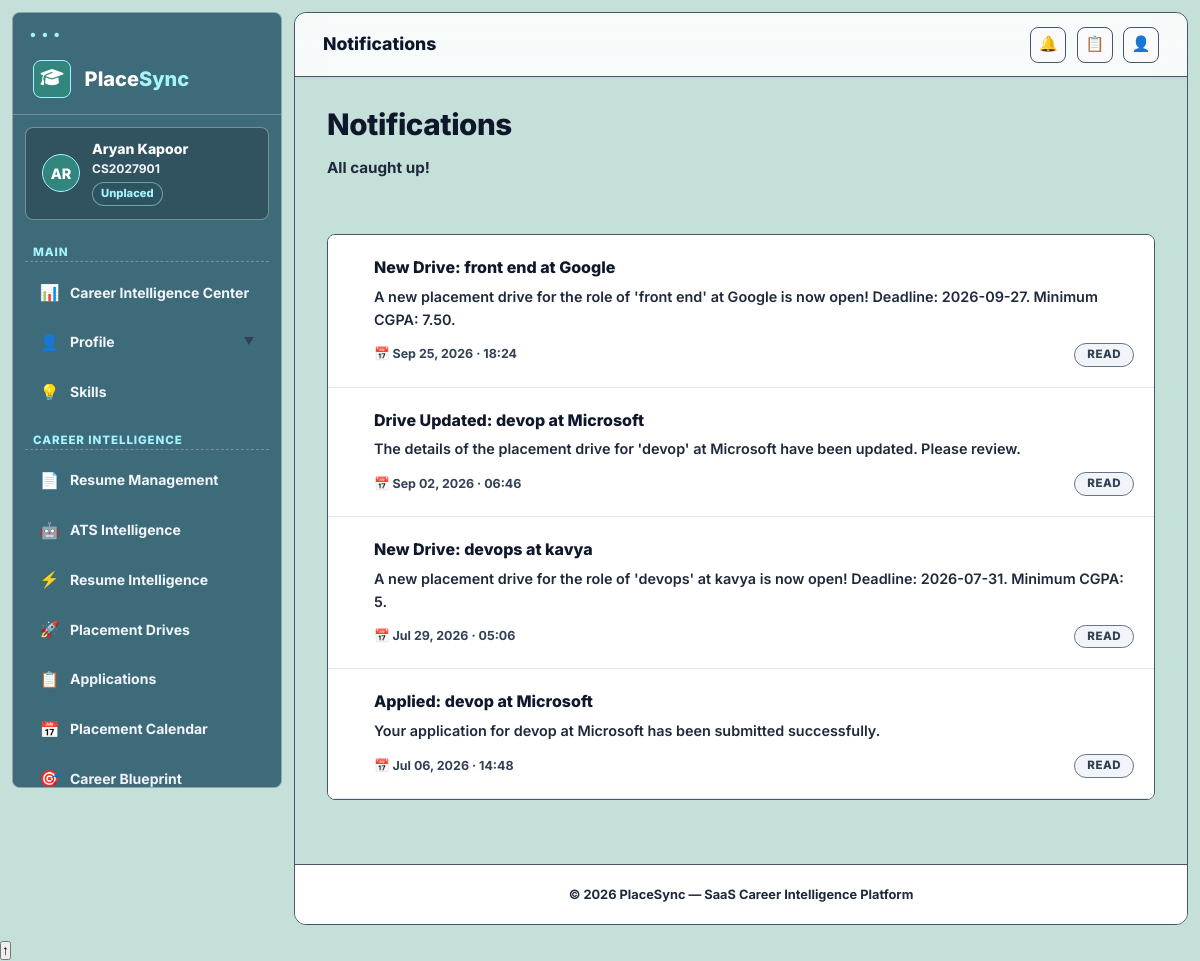
Screenshot of /student/notifications/ (signed in) with the database file from the repository.
### students/models.py (models this page shows, shortened)
class Student(models.Model):
    class PlacementStatus(models.TextChoices):
        UNPLACED = 'UNPLACED', 'Unplaced'
        PLACED = 'PLACED', 'Placed'
        INTERN = 'INTERN', 'Internship'
        PLACED_AND_INTERN = 'PLACED_AND_INTERN', 'Placed & Internship'
    user = models.OneToOneField(
        settings.AUTH_USER_MODEL,
        on_delete=models.CASCADE,
        related_name='student_profile',
        null=True,
        blank=True
    )
    college = models.ForeignKey(
        'colleges.College',
        on_delete=models.CASCADE,
        related_name='students'
    )
    department = models.ForeignKey(
        'departments.Department',
        on_delete=models.CASCADE,
        related_name='students'
    )
    batch = models.ForeignKey(
        'batches.Batch',
        on_delete=models.CASCADE,
        related_name='students'
    )
    roll_number = models.CharField(max_length=50)
    name = models.CharField(max_length=255)
    email = models.EmailField()
    phone = models.CharField(max_length=20, blank=True)
    cgpa = models.DecimalField(
        max_digits=4,
        decimal_places=2,
        null=True,
        blank=True,
        help_text="CGPA out of 10"
    )
    spi = models.DecimalField(
        max_digits=4,
        decimal_places=2,
        null=True,
        blank=True,
        help_text="Semester Performance Index"
    )
    cpi = models.DecimalField(
        max_digits=4,
        decimal_places=2,
        null=True,
        blank=True,
        help_text="Cumulative Performance Index"
    )
    backlogs = models.PositiveIntegerField(
        default=0,
        help_text="Number of active backlogs"
    )
    semester = models.PositiveSmallIntegerField(
        default=1,
        help_text="Current semester"
    )
    division = models.CharField(
        max_length=10,
        blank=True,
        help_text="Class division/section"
    )
    placement_status = models.CharField(
        max_length=20,
        choices=PlacementStatus.choices,
        default=PlacementStatus.UNPLACED
    )
    package_amount = models.DecimalField(
        max_digits=10,
        decimal_places=2,
        null=True,
        blank=True,
        help_text="LPA package amount if placed"
    )
    stipend_amount = models.DecimalField(
        max_digits=10,
        decimal_places=2,
        null=True,
        blank=True,
        help_text="Monthly stipend amount if doing internship"
    )
    photo = models.ImageField(upload_to='student_photos/', blank=True, null=True)
    date_of_birth = models.DateField(blank=True, null=True)
    gender = models.CharField(max_length=20, blank=True)
    leetcode_url = models.URLField(blank=True)
    codechef_url = models.URLField(blank=True)
    hackerrank_url = models.URLField(blank=True)
    preferred_job_role = models.CharField(max_length=100, blank=True)
    preferred_industry = models.CharField(max_length=100, blank=True)
    preferred_city = models.CharField(max_length=100, blank=True)
    preferred_country = models.CharField(max_length=100, blank=True, default="India")
    preferred_work_location = models.CharField(max_length=100, blank=True)
    work_preference = models.CharField(
        max_length=20,
        choices=[
            ('REMOTE', 'Remote'),
            ('HYBRID', 'Hybrid'),
            ('ONSITE', 'Onsite'),
            ('ANY', 'Open to Any')
        ],
        default='ANY'
    )
    expected_salary = models.DecimalField(
        max_digits=10,
        decimal_places=2,
        null=True,
        blank=True,
        help_text="Expected Salary in LPA"
    )
    career_objective = models.CharField(
        max_length=50,
        choices=[
            ('JOB', 'Placement Job'),
            ('HIGHER_STUDIES', 'Higher Studies'),
            ('ENTREPRENEURSHIP', 'Entrepreneurship'),
            ('BOTH', 'Job & Higher Studies')
        ],
        default='JOB'
    )
    higher_studies = models.CharField(max_length=255, blank=True, help_text="e.g. MS in CS, MBA")
    willing_to_relocate = models.BooleanField(default=True)
    tenth_board = models.CharField(max_length=100, blank=True)
    tenth_percentage = models.DecimalField(max_digits=5, decimal_places=2, null=True, blank=True)
    twelfth_board = models.CharField(max_length=100, blank=True)
    twelfth_percentage = models.DecimalField(max_digits=5, decimal_places=2, null=True, blank=True, verbose_name="12th/Diploma Percentage")
    degree = models.CharField(max_length=100, blank=True, default="B.Tech")
    current_academic_year = models.CharField(max_length=50, blank=True, help_text="e.g. 1st Year, 2nd Year, etc.")
    admission_year = models.PositiveIntegerField(null=True, blank=True)
    graduation_year = models.PositiveIntegerField(null=True, blank=True)
    course = models.CharField(max_length=100, blank=True, default="Computer Science & Engineering")
    bio = models.TextField(blank=True, help_text="Short personal introduction")
    address = models.CharField(max_length=500, blank=True)
    skills = models.TextField(
        blank=True,
        help_text="Comma-separated skills e.g. Python, Django, SQL"
    )
    linkedin_url = models.URLField(blank=True)
    github_url = models.URLField(blank=True)
    portfolio_url = models.URLField(blank=True)
    resume = models.FileField(
        upload_to='student_resumes/',
        blank=True,
        null=True,
        help_text="Upload PDF resume"
    )
    resume_uploaded_at = models.DateTimeField(null=True, blank=True)
    class Meta:
        constraints = [
            models.UniqueConstraint(
                fields=['college', 'roll_number'],
                name='unique_college_roll_number'
            ),
        ]
        ordering = ['roll_number']

### communication/models.py (models this page shows, shortened)
class Notification(models.Model):
    user = models.ForeignKey(
        settings.AUTH_USER_MODEL,
        on_delete=models.CASCADE,
        related_name='notifications'
    )
    title = models.CharField(max_length=255)
    message = models.TextField()
    is_read = models.BooleanField(default=False)
    created_at = models.DateTimeField(auto_now_add=True)
    class Meta:
        ordering = ['-created_at']

### student_portal/views.py (the view)
# urls.py: path('notifications/',                    StudentNotificationsView.as_view(),         name='notifications'),
class StudentNotificationsView(StudentRequiredMixin, View):
    template_name = 'student_portal/notifications.html'
    def get(self, request, *args, **kwargs):
        student = _get_student(request)
        notifications = Notification.objects.filter(user=request.user)
        return render(request, self.template_name, {
            **_base_ctx(request, student),
            'notifications': notifications,
            'unread_count': notifications.filter(is_read=False).count(),
        })

### student_portal/views.py (called while the page is built)
def _get_student(request):
    try:
        return request.user.student_profile
    except Student.DoesNotExist:
        return None

def _base_ctx(request, student=None):
    unread = 0
    if request.user.is_authenticated:
        unread = Notification.objects.filter(user=request.user, is_read=False).count()
    return {
        'student': student or _get_student(request),
        'unread_count': unread,
    }

    def dispatch(self, request, *args, **kwargs):
        if not request.user.is_authenticated:
            return self.handle_no_permission()
        if request.user.role != 'STUDENT':
            return redirect('dashboard:index')
        return super().dispatch(request, *args, **kwargs)

### templates/student_portal/notifications.html (shortened to what this page needs)
{% extends 'student_portal/base.html' %}
{% block topbar_title %}Notifications{% endblock %}
{% block content %}
<div class="sp-page-header">
  <div>
    <h1 class="sp-page-title">Notifications</h1>
    <p class="sp-page-subtitle">
      {% if unread_count %}{{ unread_count }} unread notification{{ unread_count|pluralize }}{% else %}All caught up!{% endif %}
    </p>
  </div>
</div>
{% if notifications %}
<div class="sp-card" style="background:#FFFFFF !important; border:1.5px solid #475569 !important; border-radius:8px; overflow:hidden;">
  {% for notif in notifications %}
  <div class="sp-notif-item {% if not notif.is_read %}unread{% endif %}" style="display:flex; gap:1rem; padding:1.25rem; border-bottom:1px solid #E2E8F0; {% if not notif.is_read %}background:#F8FAFC !important;{% else %}background:#FFFFFF !important;{% endif %}">
    {% if not notif.is_read %}
      <div class="sp-notif-dot-indicator" style="width:10px; height:10px; border-radius:50%; background:#32867D !important; flex-shrink:0; margin-top:0.4rem;"></div>
    {% else %}
      <div style="width:10px; flex-shrink:0;"></div>
    {% endif %}
    <div style="flex:1;">
      <div class="sp-notif-title" style="font-size:1rem; color:#0F172A !important; font-weight:800; margin-bottom:0.35rem;">{{ notif.title }}</div>
      <div class="sp-notif-msg" style="font-size:0.9rem; color:#1E293B !important; font-weight:600; line-height:1.6; white-space:pre-line;">{{ notif.message }}</div>
      <div style="display:flex; align-items:center; justify-content:space-between; margin-top:0.75rem; flex-wrap:wrap; gap:0.5rem;">
        <div class="sp-notif-time" style="font-size:0.78rem; color:#334155 !important; font-weight:700;">📅 {{ notif.created_at|date:"M d, Y · H:i" }}</div>
        {% if not notif.is_read %}
        <form method="post" action="{% url 'student_portal:notification_read' notif.pk %}" style="margin:0;">
          {% csrf_token %}
          <button type="submit" class="sp-btn sp-btn-secondary sp-btn-xs" style="border:1.5px solid #475569 !important; font-weight:800; padding:0.3rem 0.75rem;">Mark Read</button>
        </form>
        {% else %}
          <span class="sp-badge sp-badge-gray" style="font-size:0.72rem; font-weight:700;">Read</span>
        {% endif %}
      </div>
    </div>
  </div>
  {% endfor %}
</div>
{% endif %}
{% endblock %}

### templates/student_portal/base.html (shortened to what this page needs)
{% load static %}
<!DOCTYPE html>
<html lang="en">
<head>
<link rel="stylesheet" href="https://cdnjs.cloudflare.com/ajax/libs/font-awesome/6.5.1/css/all.min.css" />
<link rel="stylesheet" href="{% static 'css/student.css' %}?v=8.2">
</head>
<body class="{% block page_body_class %}page-dashboard{% endblock %}">
<div class="sp-layout">
  <aside class="sp-sidebar" role="navigation" aria-label="Student navigation">
    <a href="{% url 'student_portal:dashboard' %}" class="sp-brand">
      <div class="sp-brand-icon"><i class="fa-solid fa-graduation-cap"></i></div>
      <div class="sp-brand-text">Place<span>Sync</span></div>
    </a>
    {% if student %}
    <div class="sp-identity">
      <div class="sp-avatar">{{ student.name|slice:":2"|upper }}</div>
      <div>
        <div class="sp-identity-name">{{ student.name }}</div>
        <div class="sp-identity-roll">{{ student.roll_number }}</div>
        <div class="sp-identity-badge">{{ student.get_placement_status_display }}</div>
      </div>
    </div>
    {% endif %}
    <div class="sp-section">
      <div class="sp-section-label">Main</div>
      <ul class="sp-nav">
        <li><a href="{% url 'student_portal:dashboard' %}" class="sp-link {% block nav_dashboard %}{% endblock %}"><span class="sp-link-icon">📊</span> Career Intelligence Center</a></li>
        <li>
          <details class="sp-nav-details" {% block nav_profile_open %}{% endblock %}>
            <summary class="sp-link {% block nav_profile_parent %}{% endblock %}" style="display: flex; align-items: center; justify-content: space-between; cursor: pointer; list-style: none; outline: none; width: 100%;">
              <span style="display: flex; align-items: center; gap: 0.65rem;">
                <span class="sp-link-icon">👤</span> Profile
              </span>
              <span class="sp-dropdown-caret" style="font-size: 0.65rem; color: var(--txt-3); transition: var(--t);">▼</span>
            </summary>
          </details>
        </li>
        <li><a href="{% url 'student_portal:skills' %}" class="sp-link {% block nav_skills %}{% endblock %}"><span class="sp-link-icon">💡</span> Skills</a></li>
      </ul>
    </div>
    <div class="sp-section">
      <div class="sp-section-label">Career Intelligence</div>
      <ul class="sp-nav">
        <li><a href="{% url 'student_portal:resume_dashboard' %}" class="sp-link {% block nav_resume %}{% endblock %}"><span class="sp-link-icon">📄</span> Resume Management</a></li>
        <li><a href="{% url 'student_portal:ats_analysis' %}" class="sp-link {% block nav_ats %}{% endblock %}"><span class="sp-link-icon">🤖</span> ATS Intelligence</a></li>
        <li><a href="{% url 'student_portal:resume_parser' %}" class="sp-link {% block nav_parser %}{% endblock %}"><span class="sp-link-icon">⚡</span> Resume Intelligence</a></li>
        <li><a href="{% url 'student_portal:drives' %}" class="sp-link {% block nav_drives %}{% endblock %}"><span class="sp-link-icon">🚀</span> Placement Drives</a></li>
        <li><a href="{% url 'student_portal:applications' %}" class="sp-link {% block nav_applications %}{% endblock %}"><span class="sp-link-icon">📋</span> Applications</a></li>
        <li><a href="{% url 'student_portal:calendar' %}" class="sp-link {% block nav_calendar %}{% endblock %}"><span class="sp-link-icon">📅</span> Placement Calendar</a></li>
        <li><a href="{% url 'student_portal:recommendations' %}" class="sp-link {% block nav_recommendations %}{% endblock %}"><span class="sp-link-icon">🎯</span> Career Blueprint</a></li>
      </ul>
    </div>
  </aside>
  <div class="sp-main">
    <header class="sp-topbar">
      <div class="sp-topbar-title">
        <span>{% block topbar_title %}Dashboard{% endblock %}</span>
      </div>
      <div class="sp-topbar-right">
        <a href="{% url 'student_portal:notifications' %}" class="sp-topbar-btn" title="Notifications">
          🔔
        </a>
        <a href="{% url 'student_portal:applications' %}" class="sp-topbar-btn" title="Applications">📋</a>
        <a href="{% url 'student_portal:profile' %}" class="sp-topbar-btn" title="Profile">👤</a>
      </div>
    </header>
    <main class="sp-content" id="main-content">
      {% block content %}{% endblock %}
    </main>
    <footer class="sp-page-footer">
      &copy; 2026 PlaceSync &mdash; SaaS Career Intelligence Platform
    </footer>
  </div>
</div>
<button id="sp-back-to-top" class="sp-back-to-top" title="Back to top">↑</button>
</body>
</html>

### templates/student_portal/base.html (style rules this page uses)
summary { list-style: none; }

### rows the page displays
Student: name "AR", name "Aryan Kapoor", roll_number "CS2027901", placement_status "Unplaced"
Notification: title "New Drive: front end at Google", message "A new placement drive for the role of 'front end' at Google is now open! Deadline: 2026-09-27. Minimum CGPA: 7.50.", created_at "Sep 25, 2026 · 18:24", is_read "READ"
Notification: title "Drive Updated: devop at Microsoft", message "The details of the placement drive for 'devop' at Microsoft have been updated. Please review.", created_at "Sep 02, 2026 · 06:46", is_read "READ"
Notification: title "New Drive: devops at kavya", message "A new placement drive for the role of 'devops' at kavya is now open! Deadline: 2026-07-31. Minimum CGPA: 5.", created_at "Jul 29, 2026 · 05:06", is_read "READ"
Notification: title "Applied: devop at Microsoft", message "Your application for devop at Microsoft has been submitted successfully.", created_at "Jul 06, 2026 · 14:48", is_read "READ"
